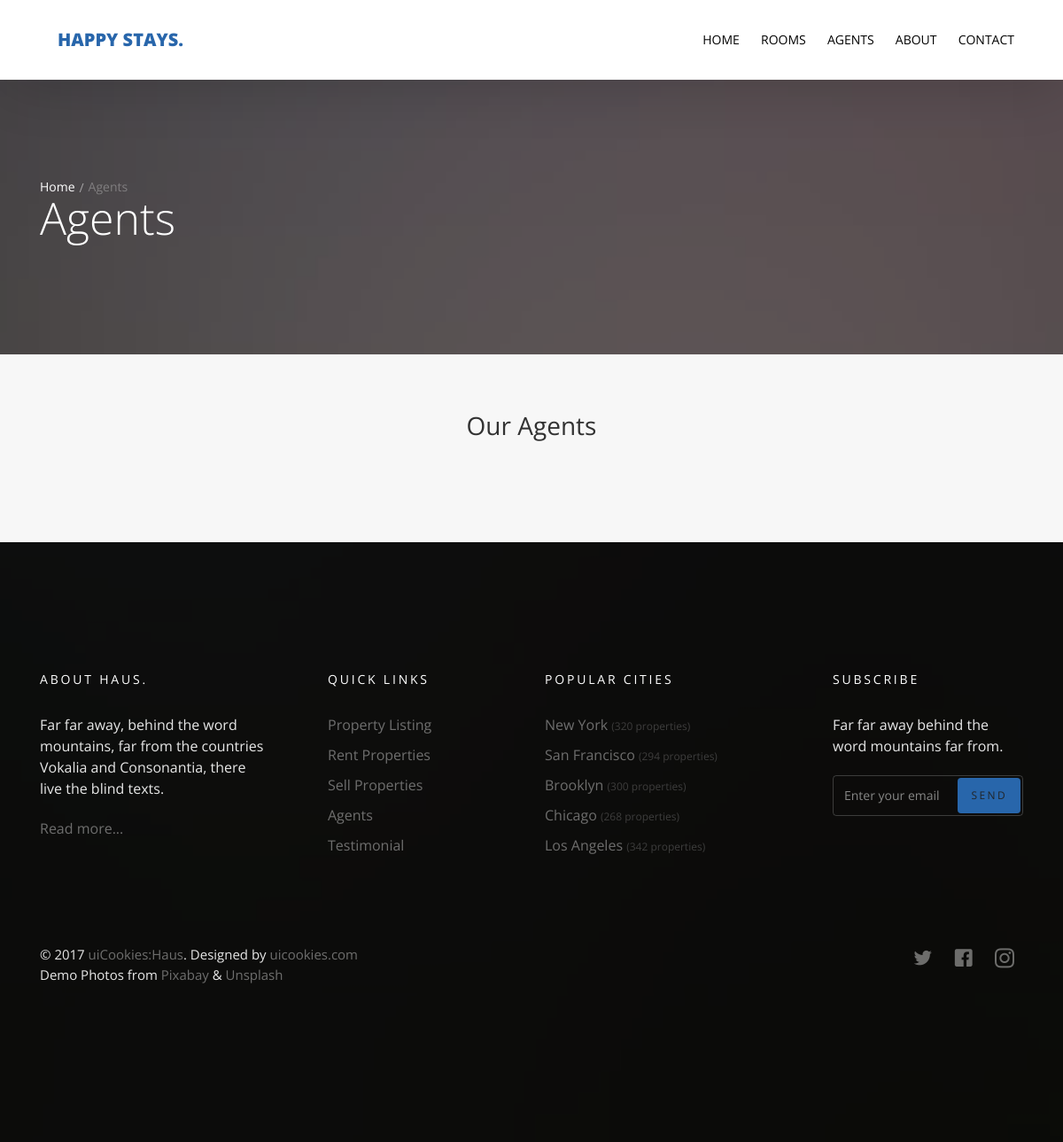
/agents/, run on an earlier commit of the app's database.
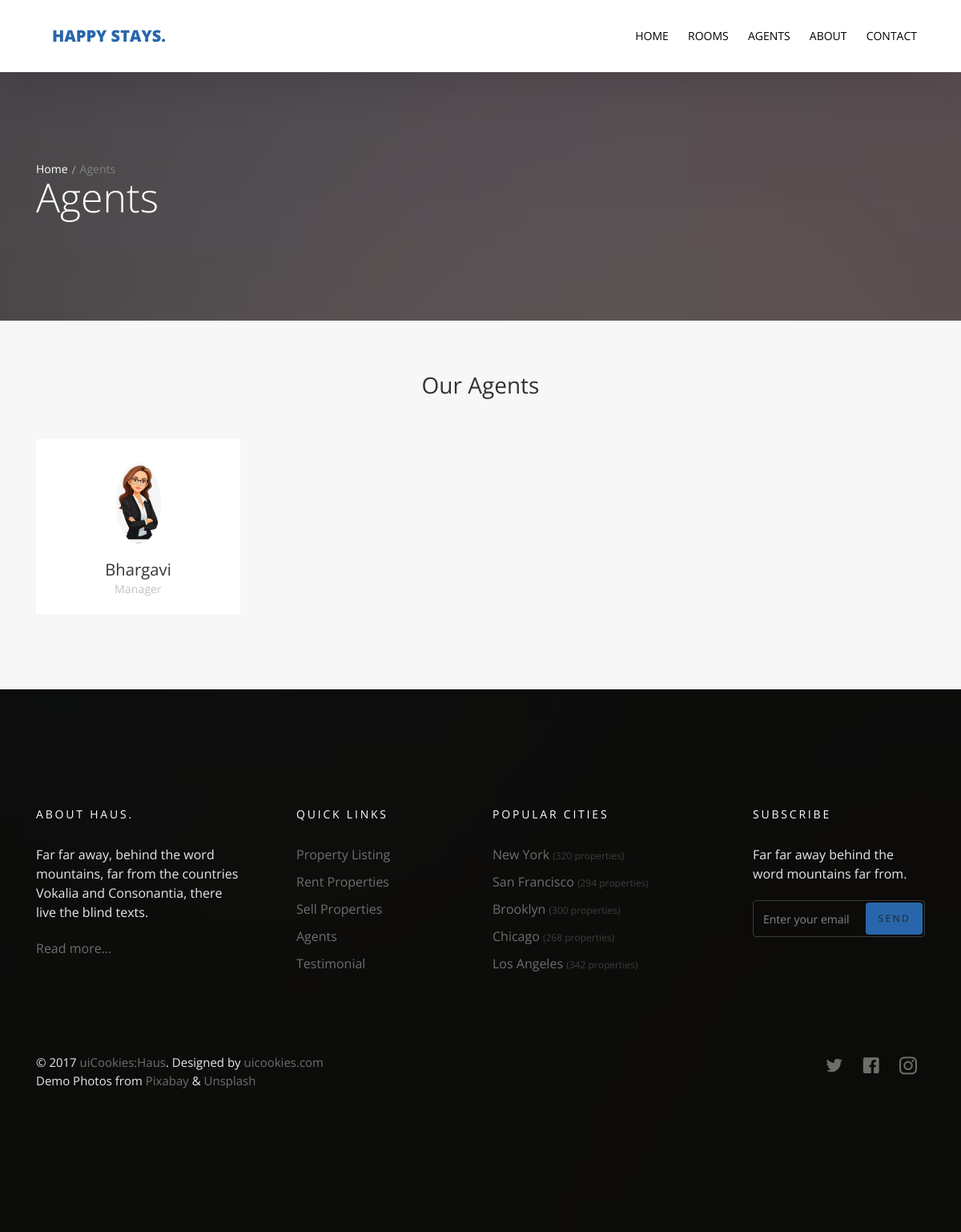
And on a later commit of the database.
### agents/models.py (models this page shows, shortened)
class Agent(models.Model):
    name = models.CharField(max_length=50)
    title = models.CharField(max_length=50)
    image = models.ImageField(upload_to='agents/')

### agents/views.py (the view)
# urls.py: path('', views.agents_list, name="agents_list"),
def agents_list(request):
    agent_list = Agent.objects.all
    template = "agents/agents.html"
    context = {
        "agent_list": agent_list
    }
    return render(request, template, context)

### agents/templates/agents/agents.html (shortened to what this page needs)
{% extends "base.html" %} {% block body %}
<section class="probootstrap-slider flexslider2 page-inner">
  <div class="overlay"></div>
  <div class="probootstrap-wrap-banner">
    <div class="container">
      <div class="row">
        <div class="col-md-8">
          <div class="page-title probootstrap-animate">
            <div class="probootstrap-breadcrumbs">
              <a href="#">Home</a><span>Agents</span>
            </div>
            <h1>Agents</h1>
          </div>
        </div>
      </div>
    </div>
  </div>
  <ul class="slides">
    <li style="background-image: url(img/slider_1.jpg)"></li>
  </ul>
</section>
<section class="probootstrap-section probootstrap-section-lighter">
  <div class="container">
    <div class="row heading">
      <h2 class="mt0 mb50 text-center">Our Agents</h2>
    </div>
    <div class="row">
      {% for agent in agent_list%}
      <div class="col-md-3 col-sm-6">
        <div class="probootstrap-card probootstrap-person text-left">
          <div class="probootstrap-card-media">
            <img
              src="{{agent.image.url}}"
              class="img-responsive"
              alt="Free HTML5 Template by uicookies.com"
            />
          </div>
          <div class="probootstrap-card-text">
            <h2 class="probootstrap-card-heading mb0">{{agent.name}}</h2>
            <p><small>{{agent.title}}</small></p>
          </div>
        </div>
      </div>
      {% endfor %}
    </div>
  </div>
</section>
{% endblock body %}

### templates/base.html (shortened to what this page needs)
 {% load static %}
<!DOCTYPE html>
<html lang="en">
  <head>
    {% load bootstrap5 %}
    {% bootstrap_css %}
    <link rel="stylesheet" href="{% static 'css/styles-merged.css' %}" />
    <link rel="stylesheet" href="{% static 'css/style.min.css' %}" />
    <link rel="stylesheet" href="{% static 'css/custom.css' %}" />
  </head>
  <body>
    <header role="banner" class="probootstrap-header">
      <div class="container">
        <a href="index.html" class="probootstrap-logo">Happy Stays<span>.</span></a>
        <nav role="navigation" class="probootstrap-nav hidden-xs">
          <ul class="probootstrap-main-nav">
            <li {% if category_list %} class="active" {% endif %}><a href="/">Home</a></li>
            <li {% if property_list %} class="active" {% endif %}><a href="{% url "property:property_list" %}">Rooms</a></li>
            <li {% if agents_list %} class="active" {% endif %}><a href="{% url "agents:agents_list" %}">Agents</a></li>
            <li {% if about %} class="active" {% endif %}><a href="{% url "about:aboutus" %}">About</a></li>
            <li {% if contact_details %} class="active" {% endif %}><a href="{% url "contact:send_mail" %}">Contact</a></li>
          </ul>
        </nav>
      </div>
    </header>
    {% block body %} {% endblock body %}
    <footer
      class="probootstrap-footer probootstrap-bg"
      style="background-image: url(img/slider_3.jpg)"
    >
      <div class="container">
        <div class="row mb60">
          <div class="col-md-3">
            <div class="probootstrap-footer-widget">
              <h4 class="heading">About Haus.</h4>
              <p>
                Far far away, behind the word mountains, far from the countries
                Vokalia and Consonantia, there live the blind texts.
              </p>
              <p><a href="#">Read more...</a></p>
            </div>
          </div>
          <div class="col-md-3">
            <div class="probootstrap-footer-widget probootstrap-link-wrap">
              <h4 class="heading">Quick Links</h4>
              <ul class="stack-link">
                <li><a href="#">Property Listing</a></li>
                <li><a href="#">Rent Properties</a></li>
                <li><a href="#">Sell Properties</a></li>
                <li><a href="#">Agents</a></li>
                <li><a href="#">Testimonial</a></li>
              </ul>
            </div>
          </div>
          <div class="col-md-3">
            <div class="probootstrap-footer-widget">
              <h4 class="heading">Popular Cities</h4>
              <ul class="stack-link">
                <li>
                  <a href="#">New York <small>(320 properties)</small></a>
                </li>
                <li>
                  <a href="#">San Francisco <small>(294 properties)</small></a>
                </li>
                <li>
                  <a href="#">Brooklyn <small>(300 properties)</small></a>
                </li>
                <li>
                  <a href="#">Chicago <small>(268 properties)</small></a>
                </li>
                <li>
                  <a href="#">Los Angeles <small>(342 properties)</small></a>
                </li>
              </ul>
            </div>
          </div>
          <div class="col-md-3">
            <div class="probootstrap-footer-widget probootstrap-link-wrap">
              <h4 class="heading">Subscribe</h4>
              <p>Far far away behind the word mountains far from.</p>
              <form action="#">
                <div class="form-field">
                  <input
                    type="text"
                    class="form-control"
                    placeholder="Enter your email"
                  />
                  <button class="btn btn-subscribe">Send</button>
                </div>
              </form>
            </div>
          </div>
        </div>
        <div class="row copyright">
          <div class="col-md-6">
            <div class="probootstrap-footer-widget">
              <p>
                &copy; 2017 <a href="https://uicookies.com/">uiCookies:Haus</a>.
                Designed by <a href="https://uicookies.com/">uicookies.com</a>
                <br />
                Demo Photos from
                <a href="https://pixabay.com/">Pixabay</a> &amp;
                <a href="https://unsplash.com/">Unsplash</a>
              </p>
            </div>
          </div>
          <div class="col-md-6">
            <div class="probootstrap-footer-widget right">
              <ul class="probootstrap-footer-social">
                <li>
                  <a href="#"><i class="icon-twitter"></i></a>
                </li>
                <li>
                  <a href="#"><i class="icon-facebook"></i></a>
                </li>
                <li>
                  <a href="#"><i class="icon-instagram2"></i></a>
                </li>
              </ul>
            </div>
          </div>
        </div>
      </div>
    </footer>
  </body>
</html>

What changed in the data, as far as the page shows it:
added Agent: image (picture), name "Bhargavi", title "Manager"
